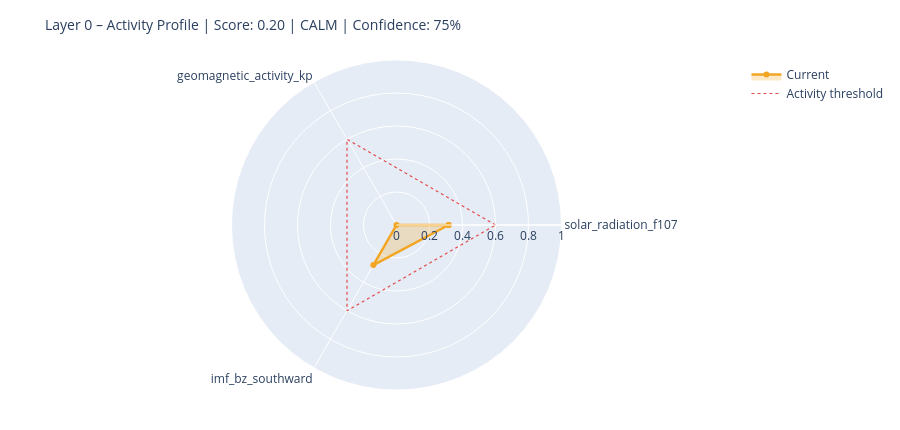

Notebook code for this chart:
### Markdown cell above
---
## 6. State Assessment & Handoff to Layer 1

### Code cell
# ============================================================
# STEP 1 – Collect raw values with source modes
# Mode: 'primary' | 'fallback_3h' | 'last_valid' | 'missing'
# ============================================================

def safe_last(df, col):
    if df is None or col not in df.columns: return None
    s = df[col].dropna()
    return float(s.iloc[-1]) if not s.empty else None

f107_now = safe_last(df_f107, 'f10.7')
bz_now   = safe_last(df_mag,  'bz_gsm')
kp_now   = safe_last(df_kp,   'kp')
sw_now   = safe_last(df_sw,   'speed')

source_modes = {
    'F10.7':    'primary'  if f107_now is not None else 'missing',
    'Kp':       'primary'  if kp_now   is not None else 'missing',
    'IMF_Bz':   'primary'  if bz_now   is not None else 'missing',
    'SW_speed': 'primary'  if sw_now   is not None else 'missing',
}

# Kp Fallback – 3h endpoint
if kp_now is None:
    try:
        r = requests.get(
            'https://services.swpc.noaa.gov/json/noaa-planetary-k-index.json',
            timeout=10)
        r.raise_for_status()
        fb = pd.DataFrame(r.json())
        tc = next((c for c in fb.columns if 'time' in c.lower()), fb.columns[0])
        kc = next((c for c in fb.columns if 'kp' in c.lower() and c != tc), None)
        if kc:
            fb[kc] = fb[kc].astype(str).str.extract(r'([0-9]+(?:\.[0-9]*)?)')[0]
            fb[kc] = pd.to_numeric(fb[kc], errors='coerce')
            fb = fb[fb[kc] >= 0].dropna(subset=[kc])
            if not fb.empty:
                kp_now = float(fb[kc].iloc[-1])
                source_modes['Kp'] = 'fallback_3h'
                print(f'  Kp fallback (3h): {kp_now:.1f}')
    except Exception as e:
        print(f'  Kp fallback failed: {e}')

# Solar Wind Fallback – last valid value
if sw_now is None and df_sw is not None and 'speed' in df_sw.columns:
    s = df_sw['speed'].dropna()
    if not s.empty:
        sw_now = float(s.iloc[-1])
        source_modes['SW_speed'] = 'last_valid'
        print(f'  SW fallback (last_valid): {sw_now:.0f} km/s')

print()
print('Source modes:', source_modes)

# ============================================================
# STEP 2 – Score from available components only
# ============================================================

def norm(v, lo, hi):
    if v is None: return None
    return max(0.0, min(1.0, (v - lo) / (hi - lo)))

COMPONENTS = {
    'solar_radiation_f107':    (f107_now, norm(f107_now, 60, 250)),
    'geomagnetic_activity_kp': (kp_now,   norm(kp_now,   0,   9)),
    'imf_bz_southward':        (bz_now,   norm(-(bz_now or 0) if bz_now else None, -5, 30)
                                           if bz_now is not None else None),
    'solar_wind_speed':        (sw_now,   norm(sw_now, 300, 800)),
}

available   = {k: v[1] for k, v in COMPONENTS.items() if v[1] is not None}
unavailable = [k for k, v in COMPONENTS.items() if v[1] is None]

layer0_score = round(sum(available.values()) / len(available), 4) if available else None
confidence   = round(len(available) / len(COMPONENTS), 2)

level = ('unknown'  if layer0_score is None
         else 'calm'     if layer0_score < 0.3
         else 'moderate' if layer0_score < 0.6
         else 'active')

# ============================================================
# STEP 3 – Dominant Driver
# ============================================================

def dominant_driver(kp, f107, bz, sw):
    candidates = []
    if kp   is not None and kp   >= 4:   candidates.append(('geomagnetic',    kp / 9))
    if sw   is not None and sw   >= 500:  candidates.append(('solar_wind',     sw / 800))
    if bz   is not None and bz   <= -5:   candidates.append(('imf_southward',  abs(bz) / 30))
    if f107 is not None and f107 >= 150:  candidates.append(('solar_radiation',f107 / 250))
    return max(candidates, key=lambda x: x[1])[0] if candidates else 'none'

driver = dominant_driver(kp_now, f107_now, bz_now, sw_now)

# ============================================================
# STEP 4 – Downstream expectations
# ============================================================

def downstream_expectation(driver, score, kp, bz, f107):
    exp = {
        'magnetosphere':        'calm',
        'ionosphere':           'calm',
        'schumann_resonance':   'unchanged',
        'lithosphere_currents': 'low',
    }
    if driver == 'geomagnetic' or (kp and kp >= 5):
        exp['magnetosphere']        = 'compressed / storm'
        exp['ionosphere']           = 'elevated disturbance (TEC variability)'
        exp['schumann_resonance']   = 'elevated amplitude possible'
        exp['lithosphere_currents'] = 'elevated induction currents'
    elif driver == 'imf_southward' or (bz and bz <= -5):
        exp['magnetosphere']        = 'energy coupling active'
        exp['ionosphere']           = 'elevated electron density possible'
        exp['schumann_resonance']   = 'slight modulation possible'
    elif driver == 'solar_radiation' or (f107 and f107 >= 150):
        exp['ionosphere']           = 'elevated ionization (F-layer)'
        exp['schumann_resonance']   = 'slightly elevated background activity'
    return exp

downstream = downstream_expectation(driver, layer0_score, kp_now, bz_now, f107_now)

# ============================================================
# CONSOLE OUTPUT
# ============================================================

W = 58
print('=' * W)
print('LAYER 0 – STATE ASSESSMENT')
print('=' * W)
for name, (raw_v, score_v) in COMPONENTS.items():
    if score_v is not None:
        bar = '█' * int(score_v * 20) + '░' * (20 - int(score_v * 20))
        print(f'  {name:<35}  {bar}  {score_v:.2f}')
    else:
        print(f'  {name:<35}  {"─" * 20}  n/a')
print('-' * W)
print(f'  Score ({len(available)}/{len(COMPONENTS)} components):  {layer0_score:.3f}')
print(f'  Confidence:         {confidence:.0%}')
print(f'  Level:              {level.upper()}')
print(f'  Dominant Driver:    {driver}')

# Radar chart
cats = list(available.keys())
vals = list(available.values())
if len(cats) >= 3:
    fig = go.Figure()
    fig.add_trace(go.Scatterpolar(
        r=vals + [vals[0]], theta=cats + [cats[0]],
        fill='toself', fillcolor='rgba(242,166,35,0.25)',
        line=dict(color='#F2A623', width=2.5), name='Current'
    ))
    fig.add_trace(go.Scatterpolar(
        r=[0.6] * (len(cats) + 1), theta=cats + [cats[0]],
        line=dict(color='#E24B4A', dash='dot', width=1.2),
        mode='lines', name='Activity threshold'
    ))
    fig.update_layout(
        title=dict(text=f'Layer 0 – Activity Profile | Score: {layer0_score:.2f} | {level.upper()} | Confidence: {confidence:.0%}',
                   font=dict(size=14)),
        polar=dict(radialaxis=dict(visible=True, range=[0, 1])),
        height=430, showlegend=True,
        margin=dict(l=60, r=60, t=60, b=40)
    )
    fig.show()

### Figure 1 — Plotly figure (JSON) as saved in the notebook; plotly's stock layout.template omitted (floating-point values rounded to 4 significant figures)
{"data": [{"fill": "toself", "fillcolor": "rgba(242,166,35,0.25)", "line": {"color": "#F2A623", "width": 2.5}, "name": "Current", "r": [0.3158, 0.0, 0.2803, 0.3158], "theta": ["solar_radiation_f107", "geomagnetic_activity_kp", "imf_bz_southward", "solar_radiation_f107"], "type": "scatterpolar"}, {"line": {"color": "#E24B4A", "dash": "dot", "width": 1.2}, "mode": "lines", "name": "Activity threshold", "r": [0.6, 0.6, 0.6, 0.6], "theta": ["solar_radiation_f107", "geomagnetic_activity_kp", "imf_bz_southward", "solar_radiation_f107"], "type": "scatterpolar"}], "layout": {"height": 430, "margin": {"b": 40, "l": 60, "r": 60, "t": 60}, "polar": {"radialaxis": {"range": [0, 1], "visible": true}}, "showlegend": true, "title": {"font": {"size": 14}, "text": "Layer 0 – Activity Profile | Score: 0.20 | CALM | Confidence: 75%"}}}
